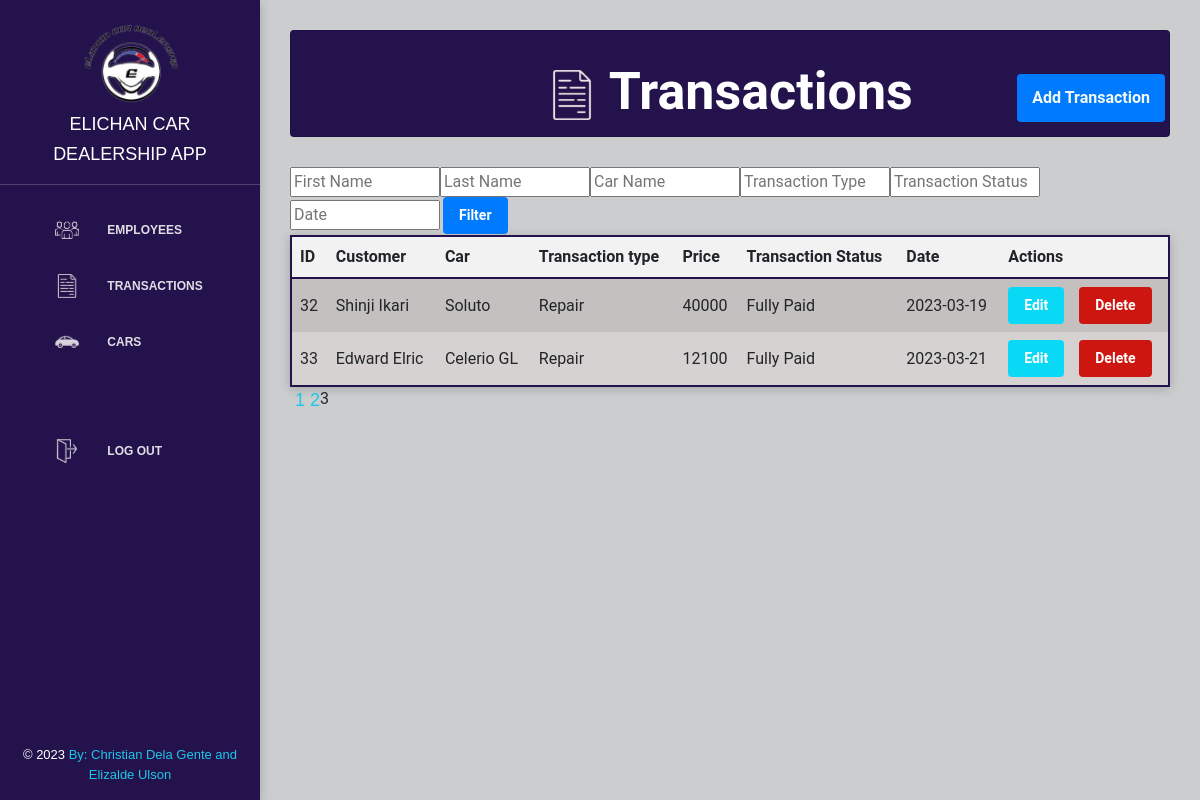
/transaction.php?page=3, run on an earlier commit of the app's database.
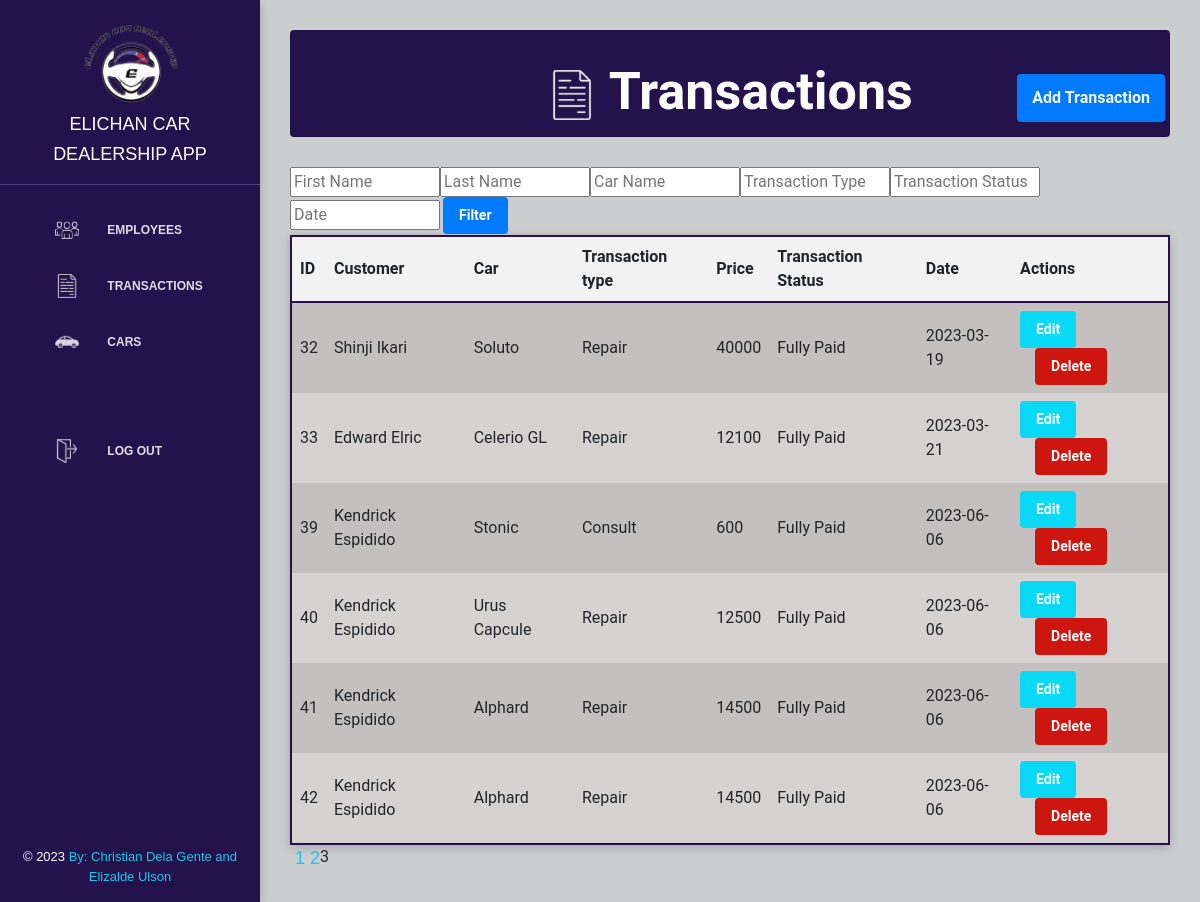
And on a later commit of the database.
### tables this page shows
CREATE TABLE `transaction` (
  `t_id` int NOT NULL AUTO_INCREMENT,
  `customer_fname` varchar(45) NOT NULL,
  `customer_lname` varchar(45) NOT NULL,
  `c_id` int NOT NULL,
  `tt_id` int NOT NULL,
  `price` int NOT NULL,
  `ts_id` int NOT NULL,
  `t_date` date NOT NULL,
  PRIMARY KEY (`t_id`),
  KEY `c_id_idx` (`c_id`),
  KEY `tt_id_idx` (`tt_id`),
  KEY `ts_id_idx` (`ts_id`),
  CONSTRAINT `c_id` FOREIGN KEY (`c_id`) REFERENCES `cars` (`c_id`),
  CONSTRAINT `ts_id` FOREIGN KEY (`ts_id`) REFERENCES `transaction_status` (`ts_id`),
  CONSTRAINT `tt_id` FOREIGN KEY (`tt_id`) REFERENCES `transaction_type` (`tt_id`)
);

CREATE TABLE `cars` (
  `c_id` int NOT NULL AUTO_INCREMENT,
  `m_id` int NOT NULL,
  `car_name` varchar(45) NOT NULL,
  PRIMARY KEY (`c_id`),
  KEY `m_id_idx` (`m_id`),
  CONSTRAINT `m_id` FOREIGN KEY (`m_id`) REFERENCES `manufacturer` (`m_id`)
);

CREATE TABLE `transaction_type` (
  `tt_id` int NOT NULL AUTO_INCREMENT,
  `transaction_type_name` varchar(45) NOT NULL,
  PRIMARY KEY (`tt_id`)
);

CREATE TABLE `transaction_status` (
  `ts_id` int NOT NULL AUTO_INCREMENT,
  `transaction_status_name` varchar(45) NOT NULL,
  PRIMARY KEY (`ts_id`)
);

### transaction.php (the view, shortened to what this page needs)
<!DOCTYPE html>
<html lang="en">
<head>
    <link rel="stylesheet" href="https://maxcdn.bootstrapcdn.com/font-awesome/latest/css/font-awesome.min.css" />
    <link href="style/bootstrap.min.css" rel="stylesheet" />
    <link href="style/light-bootstrap-dashboard.css?v=2.0.0 " rel="stylesheet" />
    <link href="style/demo.css" rel="stylesheet" />
    <link href="style/style.css" rel="stylesheet" />
    <link href="style/tables-buttons.css" rel="stylesheet" />
</head>
<body>
    <?php include "sidebar.php"; ?>
    <div class="main-panel">
        <div class="content">
            <div class="container-fluid">
                <div class="card striped-tabled-with-hover" style="background-color: rgb(35, 18, 75);">
                    <?php
                    require("config/db.php");
                    $customerFnameFilter = isset($_GET['customer_fname']) ? $_GET['customer_fname'] : "";
                    $customerLnameFilter = isset($_GET['customer_lname']) ? $_GET['customer_lname'] : "";
                    $carNameFilter = isset($_GET['car_name']) ? $_GET['car_name'] : "";
                    $transactionTypeNameFilter = isset($_GET['transaction_type_name']) ? $_GET['transaction_type_name'] : "";
                    $transactionStatusNameFilter = isset($_GET['transaction_status_name']) ? $_GET['transaction_status_name'] : "";
                    $tDateFilter = isset($_GET['t_date']) ? $_GET['t_date'] : "";
                    if (!isset($_GET['mode']) || $_GET['mode'] == 'view') {
                        $nresult = 15;
                        $query = "SELECT *
                            FROM transaction
                            JOIN cars ON transaction.c_id = cars.c_id
                            JOIN transaction_type ON transaction.tt_id = transaction_type.tt_id
                            JOIN transaction_status ON transaction.ts_id = transaction_status.ts_id";
                    }
                    $total_rows_result = mysqli_query($db, $query);
                    $total_rows = mysqli_num_rows($total_rows_result);
                    $total_pages = ceil($total_rows / $nresult);
                    $current_page = isset($_GET['page']) ? $_GET['page'] : 1;
                    $offset = ($current_page - 1) * $nresult;
                    $query .= " ORDER BY transaction.t_id LIMIT $nresult OFFSET $offset";
                    $result = mysqli_query($db, $query);
                    echo "<h1><img src='img/transaction-logo.png' height='50px' width='50px'> Transactions</h1>";
                    echo "</div>";
                    echo "<form method='GET' action='transaction.php'>";
                    echo "<div class='filter-container'>";
                    echo "<input type='text' name='customer_fname' placeholder='First Name'  style='width: 150px' value='" . htmlspecialchars($customerFnameFilter, ENT_QUOTES) . "'>";
                    echo "<input type='text' name='customer_lname' placeholder='Last Name' style='width: 150px' value='" . htmlspecialchars($customerLnameFilter, ENT_QUOTES) . "'>";
                    echo "<input type='text' name='car_name' placeholder='Car Name' style='width: 150px' value='" . htmlspecialchars($carNameFilter, ENT_QUOTES) . "'>";
                    echo "<input type='text' name='transaction_type_name' placeholder='Transaction Type' style='width: 150px' value='" . htmlspecialchars($transactionTypeNameFilter, ENT_QUOTES) . "'>";
                    echo "<input type='text' name='transaction_status_name' placeholder='Transaction Status' style='width: 150px' value='" . htmlspecialchars($transactionStatusNameFilter, ENT_QUOTES) . "'>";
                    echo "<input type='text' name='t_date' placeholder='Date' style='width: 150px; margin-right: 3px' value='" . htmlspecialchars($tDateFilter, ENT_QUOTES) . "'>";
                    echo "<button type='submit' class='filter-button'>Filter</button>";
                    echo "</div>";
                    echo "</form>";
                    if (mysqli_num_rows($result) > 0) {
                        echo "<div style='display:flex; align-items: center; justify-content: space-between;' class='col-lg-12 col-md-6 mb-md-0 mb-4'></div>";
                        echo "<table>";
                        echo "<tr><th>ID</th><th>Customer</th><th>Car</th><th>Transaction type</th><th>Price</th><th>Transaction Status</th><th>Date</th><th>Actions</th></tr>";
                        while ($row = mysqli_fetch_assoc($result)) {
                            echo "<tr>";
                            echo "<td>" . $row['t_id'] . "</td>";
                            echo "<td>" . $row['customer_fname'] . " " . $row['customer_lname'] . "</td>";
                            echo "<td>" . $row['car_name'] . "</td>";
                            echo "<td>" . $row['transaction_type_name'] . "</td>";
                            echo "<td>" . $row['price'] . "</td>";
                            echo "<td>" . $row['transaction_status_name'] . "</td>";
                            echo "<td>" . $row['t_date'] . "</td>";
                            echo "<td>";
                            echo "<form style='display:inline-block' action='transaction-edit.php?id=" . $row['t_id'] . "' method='post'>";
                            echo "<button type='submit' name='edit' class='edit-button'>Edit</button>";
                            echo "</form>";
                            echo "<form style='display:inline-block; margin-left: 15px' action='transaction-delete.php' method='post' onsubmit='return confirm(\"Are you sure you want to delete this transaction?\")'>";
                            echo "<button type='submit' name='delete' class='delete-button'>Delete</button>";
                            echo "</form>";
                            echo "</td>";
                            echo "</tr>";
                        }
                        echo "</table>";
                        if ($total_pages > 1) {
                            echo "<div class='pagination'>";
                            for ($i = 1; $i <= $total_pages; $i++) {
                                if ($i == $current_page) {
                                    echo "<span class='current-page'>$i</span>";
                                } else {
                                    echo "<a href='?page=$i'>&nbsp;$i</a>";
                                }
                            }
                            echo "</div>";
                        }
                        echo "<div><button type='button' class='add-button' onclick=\"location.href='transaction-add.php'\">Add Transaction</button></div>";
                    } else {
                        echo "<p>No transaction found.</p>";
                    }
                    ?>
</body>
</html>

### sidebar.php (shortened to what this page needs)
<!DOCTYPE html>
<html lang="en">
<head>
    <link href="style/style.css" rel="stylesheet" />
</head>
<body>
<div class="sidebar">
           <div class="sidebar-wrapper" style="position: fixed">
                <div class="logo">
                    <a href="javascript:;" class="simple-text" onclick="location.href='homepage.php'">
                    <img src="img/logo.png" style="display: block; margin: auto; width: 50%; height: auto;">
                      Elichan Car Dealership App
                    </a>
                </div>
                <ul class="nav">
                    <li class="nav-item ">
                       <a class="nav-link" href="./employee.php">
                       <img src="img/team-5701.png" style="margin-left: 25px">
                        <p style="margin-left: 25px">Employees</p>
                        </a>
                    </li>
                    <li>
                        <a class="nav-link" href="./transaction.php">
                        <img src="img/file-1453.png" style="margin-left: 25px">
                        <p style="margin-left: 25px">Transactions</p>
                        </a>
                    </li>
                    <li>
                        <a class="nav-link" href="cars.php">
                        <img src="img/car-2901.png" style="margin-left: 25px">
                            <p style="margin-left: 25px">Cars</p>
                        </a>
                    </li>
                    <br></br>
                    <li>
                        <a class="nav-link" href="index.php" >
                        <img src="img/exit-logout-2856.png" style="margin-left: 25px">
                            <p style="margin-left: 25px">Log out</p>
                        </a>
                    </li>
                </ul>
                        <p class="copyright text-center" style="position: absolute; bottom: 0; padding-left: 8px; padding-right: 8px">
                            ©
                            <a href=https://github.com/xchan344 alt="github" style="font-size: small">By: Christian Dela Gente </a>
                            <a href="https://github.com/NgtzBogz" alt="github" style="font-size: small"> and Elizalde Ulson</a>
                        </p>
    </div>
</div>
</body>
</html>

### style/style.css (style rules this page uses)
a, p { font-family: Verdana, Geneva, Tahoma, sans-serif; font-size: large; }
p.copyright.text-center { font-size: small; }
.sidebar-wrapper { background-color: rgb(35, 18, 75); box-shadow: 0px 3px 10px rgba(0, 0, 0, 0.2); }
a.simple-text { font-family: Impact, Haettenschweiler, 'Arial Narrow Bold', sans-serif; }

### style/tables-buttons.css (style rules this page uses)
.content, body { background-color: #cbcdcf; }
table { border-collapse: collapse; width: 100%; max-width: 1000px; margin: 0 auto; border: solid; border-color: rgb(35, 18, 75); border-width: 2px; box-shadow: 0px 2px 10px rgba(0, 0, 0, 0.2); }
th, td { text-align: left; padding: 8px; }
th { background-color: #f2f2f2; font-weight: bold; border-bottom: solid; border-color: rgb(35, 18, 75); border-width: 2px; }
tr:nth-child(odd) { background-color: #d6d2d2; }
tr:nth-child(even) { background-color: #c4c0c0; }
h1 { font-weight: bold; text-align: center; margin-top: 32px; margin-bottom: 16px; color: white; }
button, .submit { display: inline-block; padding: 8px 16px; font-size: 14px; font-weight: bold; text-align: center; text-decoration: none; background-color: #007bff; color: #fff; border: none; border-radius: 4px; cursor: pointer; transition: 0.15s; }
.add-button { padding: 12px 15px; font-size: 16px; font-weight: bold; text-align: center; text-decoration: none; background-color: #007bff; color: #f3f8f3; border: none; border-radius: 4px; cursor: pointer; position: absolute; margin-top: 50px; top: 24px; right: 35px; transition: 0.2s; }
.edit-button { background-color: #0ad9f5; }
.delete-button { background-color: #ce1610; }

What changed in the data, as far as the page shows it:
added transaction: t_id "39", customer_fname "Kendrick", customer_lname "Espidido", c.car_name "Stonic", tt.transaction_type_name "Consult", price "600", ts.transaction_status_name "Fully Paid", t_date "2023-06-06"
added transaction: t_id "40", customer_fname "Kendrick", customer_lname "Espidido", c.car_name "Urus Capcule", tt.transaction_type_name "Repair", price "12500", ts.transaction_status_name "Fully Paid", t_date "2023-06-06"
added transaction: t_id "41", customer_fname "Kendrick", customer_lname "Espidido", c.car_name "Alphard", tt.transaction_type_name "Repair", price "14500", ts.transaction_status_name "Fully Paid", t_date "2023-06-06"
added transaction: t_id "42", customer_fname "Kendrick", customer_lname "Espidido", c.car_name "Alphard", tt.transaction_type_name "Repair", price "14500", ts.transaction_status_name "Fully Paid", t_date "2023-06-06"
